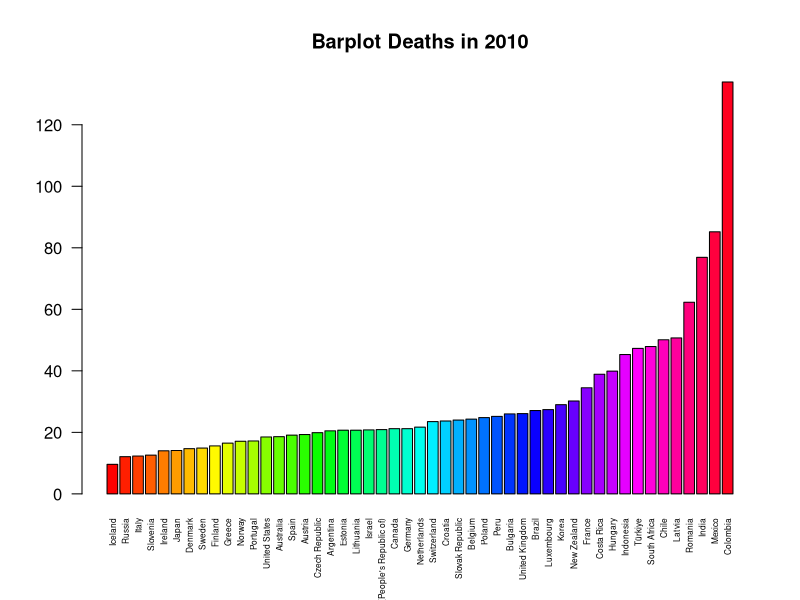
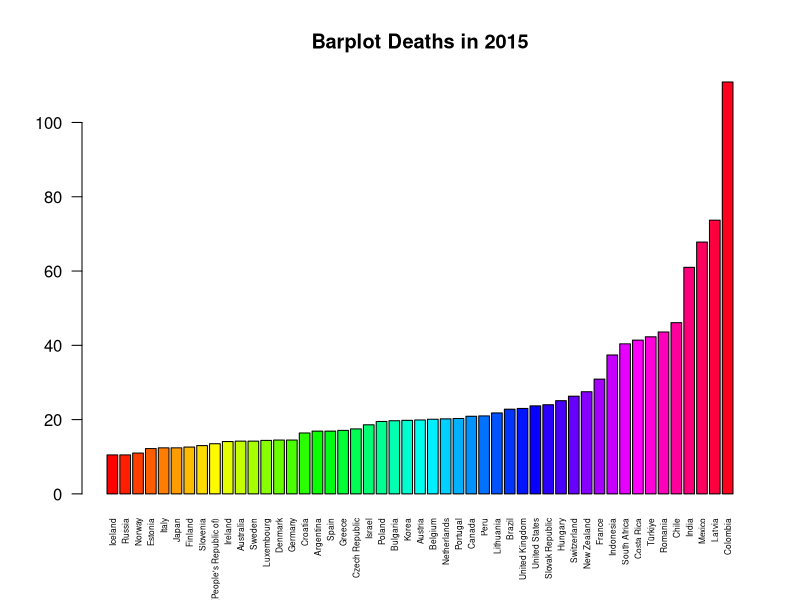
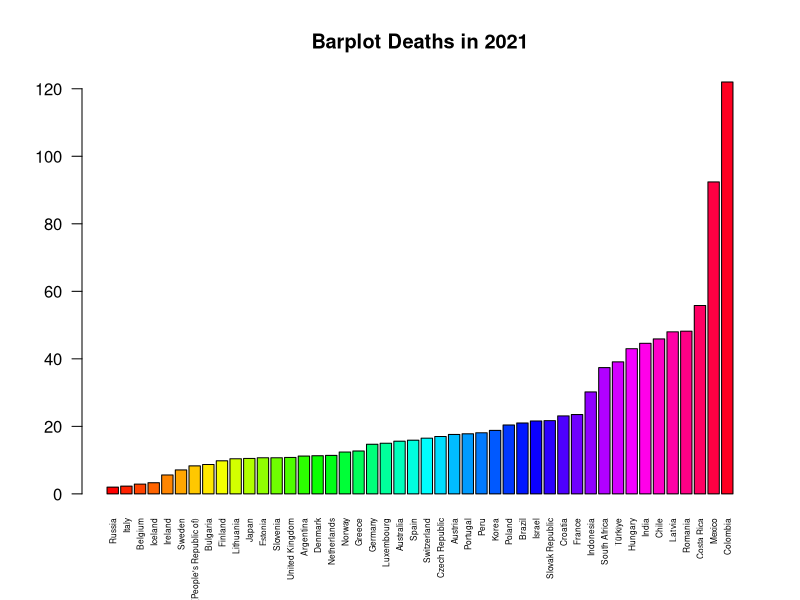
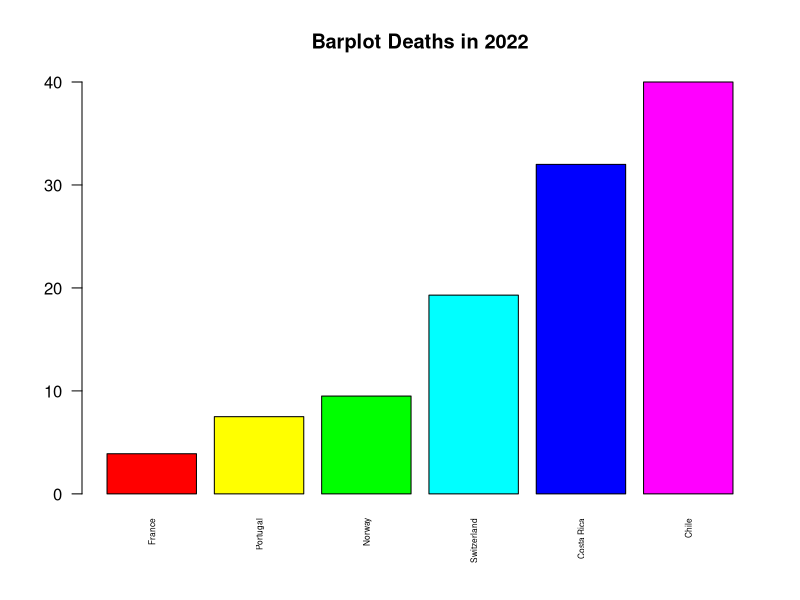
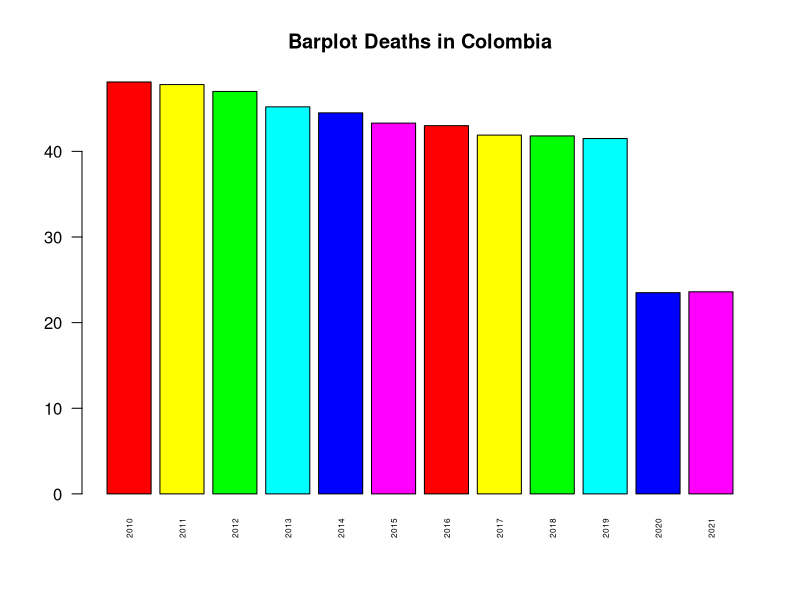
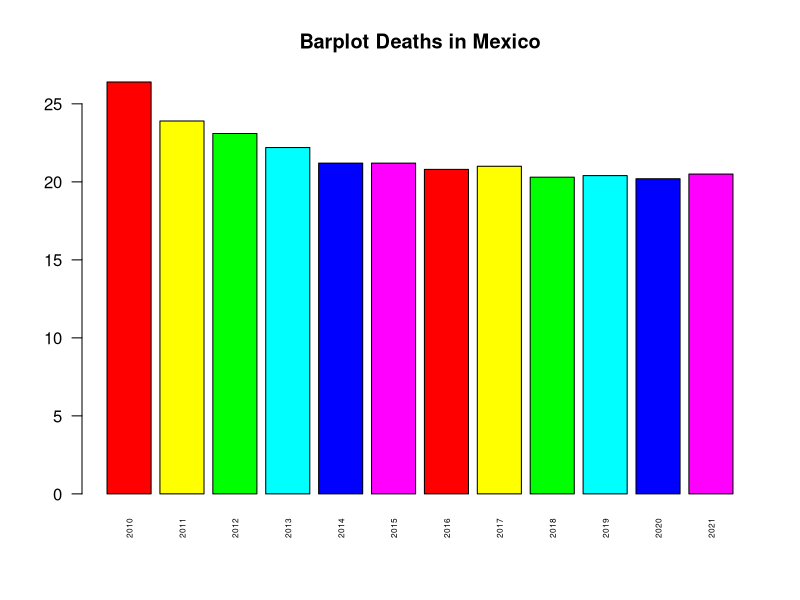
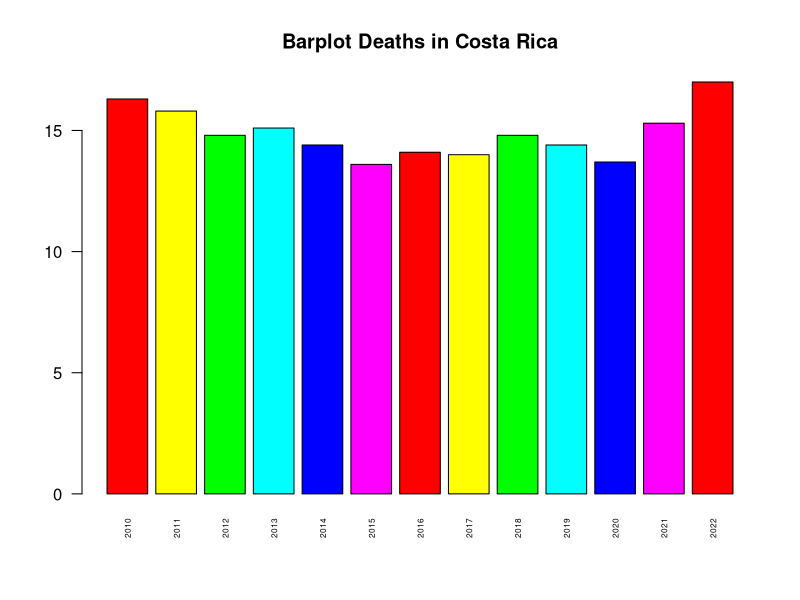
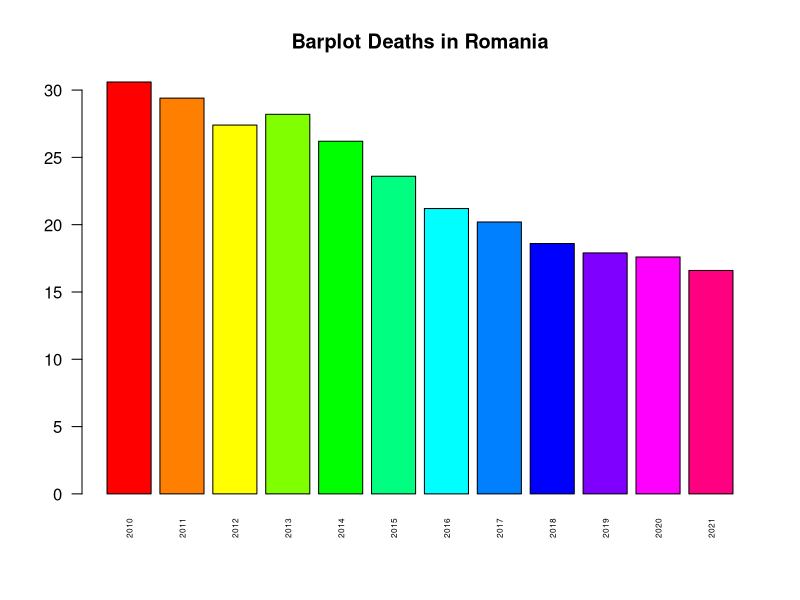

Recreate these plots in R, in order.
library(dplyr)
library(readxl)

data <- read_xlsx("Mortality.xlsx")
names(data)[names(data)=="Variable"] <- "Kind of death"

summary(data)

data_infant <- read_xlsx("Infant_Mortality.xlsx")

summary(data_infant)

#Aggregazione dati Morti per anno
#Barplot Deaths in 2010
subset_2010 <- subset(data_infant, data_infant["Year"]==2010)
deaths_2010 <- aggregate(Value ~ Country, data = subset_2010, FUN = sum)
deaths_ordered <- deaths_2010[order(deaths_2010$Value),]
barplot(deaths_ordered$Value,names.arg = deaths_ordered$Country, las=2, col=rainbow(length(deaths_ordered$Value)),cex.names = 0.5,main="Barplot Deaths in 2010")

#Barplot Deaths in 2015
subset_2015 <- subset(data_infant, data_infant["Year"]==2015)
deaths_2015 <- aggregate(Value ~ Country, data = subset_2015, FUN = sum)
deaths_ordered <- deaths_2015[order(deaths_2015$Value),]
barplot(deaths_ordered$Value,names.arg = deaths_ordered$Country, las=2, col=rainbow(length(deaths_ordered$Value)),cex.names = 0.5,main="Barplot Deaths in 2015")

#Barplot Deaths in 2021
subset_2021 <- subset(data_infant, data_infant["Year"]==2021)
deaths_2021 <- aggregate(Value ~ Country, data = subset_2021, FUN = sum)
deaths_ordered <- deaths_2021[order(deaths_2021$Value),]
barplot(deaths_ordered$Value,names.arg = deaths_ordered$Country, las=2, col=rainbow(length(deaths_ordered$Value)),cex.names = 0.5,main="Barplot Deaths in 2021")

#Barplot Deaths in 2022
subset_2022 <- subset(data_infant, data_infant["Year"]==2022)
deaths_2022 <- aggregate(Value ~ Country, data = subset_2022, FUN = sum)
deaths_ordered <- deaths_2022[order(deaths_2022$Value),]
barplot(deaths_ordered$Value,names.arg = deaths_ordered$Country, las=2, col=rainbow(length(deaths_ordered$Value)),cex.names = 0.5,main="Barplot Deaths in 2022")

#Barplot esempio ( visualizzare le morti della colombia per anno (divisi per masure che sono 3 ))
subset_Colombia <- subset(data_infant, data_infant["Country"]== "Colombia" & data_infant$Measure == "Deaths per 1 000 live births")
deaths_Colombia <- aggregate(Value ~ Year, data = subset_Colombia, FUN = sum)
#deaths_ordered <- deaths_Colombia[order(deaths_Colombia$Value),]
barplot(deaths_Colombia$Value,names.arg = deaths_Colombia$Year, las=2, col=rainbow(length(deaths_ordered$Value)),cex.names = 0.5,main="Barplot Deaths in Colombia")

#Barplot esempio ( visualizzare le morti del Messico per anno (divisi per masure che sono 3 ))
subset_Messico <- subset(data_infant, data_infant["Country"]== "Mexico" & data_infant$Measure == "Deaths per 1 000 live births")
deaths_Messico <- aggregate(Value ~ Year, data = subset_Messico, FUN = sum)
#deaths_ordered <- deaths_Colombia[order(deaths_Colombia$Value),]
barplot(deaths_Messico$Value,names.arg = deaths_Messico$Year, las=2, col=rainbow(length(deaths_ordered$Value)),cex.names = 0.5,main="Barplot Deaths in Mexico") 

#Barplot esempio ( visualizzare le morti della Costa Rica per anno (divisi per masure che sono 3 ))
subset_CostaRica <- subset(data_infant, data_infant["Country"]== "Costa Rica" & data_infant$Measure == "Deaths per 1 000 live births")
deaths_CostaRica <- aggregate(Value ~ Year, data = subset_CostaRica, FUN = sum)
#deaths_ordered <- deaths_Colombia[order(deaths_Colombia$Value),]
barplot(deaths_CostaRica$Value,names.arg = deaths_CostaRica$Year, las=2, col=rainbow(length(deaths_ordered$Value)),cex.names = 0.5,main="Barplot Deaths in Costa Rica") 

#Barplot esempio ( visualizzare le morti della Romania per anno (divisi per masure che sono 3 ))
subset_Romania <- subset(data_infant, data_infant["Country"]== "Romania" & data_infant$Measure == "Deaths per 1 000 live births")
deaths_Romania <- aggregate(Value ~ Year, data = subset_Romania, FUN = sum)
#deaths_ordered <- deaths_Colombia[order(deaths_Colombia$Value),]
barplot(deaths_Romania$Value,names.arg = deaths_Romania$Year, las=2, col=rainbow(length(deaths_Romania$Value)),cex.names = 0.5,main="Barplot Deaths in Romania") 

#Barplot esempio ( visualizzare le morti della Latvia per anno (divisi per masure che sono 3 ))
subset_Latvia <- subset(data_infant, data_infant["Country"]== "Latvia" & data_infant$Measure == "Deaths per 1 000 live births")
deaths_Latvia <- aggregate(Value ~ Year, data = subset_Latvia, FUN = sum)
#deaths_ordered <- deaths_Colombia[order(deaths_Colombia$Value),]
barplot(deaths_Latvia$Value,names.arg = deaths_Latvia$Year, las=2, col=rainbow(length(deaths_Latvia$Value)),cex.names = 0.5,main="Barplot Deaths in Latvia") 

#Barplot esempio ( visualizzare le morti del Chile per anno (divisi per masure che sono 3 ))
subset_Chile <- subset(data_infant, data_infant["Country"]== "Chile" & data_infant$Measure == "Deaths per 1 000 live births")
deaths_Chile <- aggregate(Value ~ Year, data = subset_Chile, FUN = sum)
#deaths_ordered <- deaths_Colombia[order(deaths_Colombia$Value),]
barplot(deaths_Chile$Value,names.arg = deaths_Chile$Year, las=2, col=rainbow(length(deaths_Chile$Value)),cex.names = 0.5,main="Barplot Deaths in Chile") 

#Barplot esempio ( visualizzare le morti dell' India per anno (divisi per masure che sono 3 ))
subset_India <- subset(data_infant, data_infant["Country"]== "India" & data_infant$Measure == "Deaths per 1 000 live births")
deaths_India <- aggregate(Value ~ Year, data = subset_India, FUN = sum)
#deaths_ordered <- deaths_Colombia[order(deaths_Colombia$Value),]
barplot(deaths_India$Value,names.arg = deaths_India$Year, las=2, col=rainbow(length(deaths_India$Value)),cex.names = 0.5,main="Barplot Deaths in India") 

#Barplot esempio ( visualizzare le morti dell ' Ungaria per anno (divisi per masure che sono 3 ))
subset_Ungaria <- subset(data_infant, data_infant["Country"]== "Hungary" & data_infant$Measure == "Deaths per 1 000 live births")
deaths_Ungaria <- aggregate(Value ~ Year, data = subset_Ungaria, FUN = sum)
#deaths_ordered <- deaths_Colombia[order(deaths_Colombia$Value),]
barplot(deaths_Ungaria$Value,names.arg = deaths_Ungaria$Year, las=2, col=rainbow(length(deaths_Ungaria$Value)),cex.names = 0.5,main="Barplot Deaths in Hungary") 

#Barplot esempio ( visualizzare le morti del Türkiye per anno (divisi per masure che sono 3 ))
subset_Türkiye <- subset(data_infant, data_infant["Country"]== "Türkiye" & data_infant$Measure == "Deaths per 1 000 live births")
deaths_Türkiye <- aggregate(Value ~ Year, data = subset_Türkiye, FUN = sum)
#deaths_ordered <- deaths_Colombia[order(deaths_Colombia$Value),]
barplot(deaths_Türkiye$Value,names.arg = deaths_Türkiye$Year, las=2, col=rainbow(length(deaths_Türkiye$Value)),cex.names = 0.5,main="Barplot Deaths in Türkiye") 

#Barplot esempio ( visualizzare le morti del Sudafrica per anno (divisi per masure che sono 3 ))
subset_Sudafrica <- subset(data_infant, data_infant["Country"]== "South Africa" & data_infant$Measure == "Deaths per 1 000 live births")
deaths_Sudafrica <- aggregate(Value ~ Year, data = subset_Sudafrica, FUN = sum)
#deaths_ordered <- deaths_Colombia[order(deaths_Colombia$Value),]
barplot(deaths_Sudafrica$Value,names.arg = deaths_Sudafrica$Year, las=2, col=rainbow(length(deaths_Sudafrica$Value)),cex.names = 0.5,main="Barplot Deaths in South Africa") 

#Barplot esempio ( visualizzare le morti dell' Indonesia per anno (divisi per masure che sono 3 ))
subset_Indonesia <- subset(data_infant, data_infant["Country"]== "Indonesia" & data_infant$Measure == "Deaths per 1 000 live births")
deaths_Indonesia <- aggregate(Value ~ Year, data = subset_Indonesia, FUN = sum)
#deaths_ordered <- deaths_Colombia[order(deaths_Colombia$Value),]
barplot(deaths_Indonesia$Value,names.arg = deaths_Indonesia$Year, las=2, col=rainbow(length(deaths_Indonesia$Value)),cex.names = 0.5,main="Barplot Deaths in Indonesia") 

#Barplot esempio ( visualizzare le morti della Francia per anno (divisi per masure che sono 3 ))
subset_Francia <- subset(data_infant, data_infant["Country"]== "France" & data_infant$Measure == "Deaths per 1 000 live births")
deaths_Francia <- aggregate(Value ~ Year, data = subset_Francia, FUN = sum)
#deaths_ordered <- deaths_Colombia[order(deaths_Colombia$Value),]
barplot(deaths_Francia$Value,names.arg = deaths_Francia$Year, las=2, col=rainbow(length(deaths_Francia$Value)),cex.names = 0.5,main="Barplot Deaths in France") 

#Barplot esempio ( visualizzare le morti della Croazia per anno (divisi per masure che sono 3 ))
subset_Croazia <- subset(data_infant, data_infant["Country"]== "Croatia" & data_infant$Measure == "Deaths per 1 000 live births")
deaths_Croazia <- aggregate(Value ~ Year, data = subset_Croazia, FUN = sum)
#deaths_ordered <- deaths_Colombia[order(deaths_Colombia$Value),]
barplot(deaths_Croazia$Value,names.arg = deaths_Croazia$Year, las=2, col=rainbow(length(deaths_Croazia$Value)),cex.names = 0.5,main="Barplot Deaths in Croatia") 

#Barplot esempio ( visualizzare le morti della Republica Slovacca per anno (divisi per masure che sono 3 ))
subset_RepSlo <- subset(data_infant, data_infant["Country"]== "Slovak Republic" & data_infant$Measure == "Deaths per 1 000 live births")
deaths_RepSlo <- aggregate(Value ~ Year, data = subset_RepSlo, FUN = sum)
#deaths_ordered <- deaths_Colombia[order(deaths_Colombia$Value),]
barplot(deaths_RepSlo$Value,names.arg = deaths_RepSlo$Year, las=2, col=rainbow(length(deaths_RepSlo$Value)),cex.names = 0.5,main="Barplot Deaths in Slovak Republic") 

#Barplot esempio ( visualizzare le morti di Isdraele per anno (divisi per masure che sono 3 ))
subset_Isdraele <- subset(data_infant, data_infant["Country"]== "Israel" & data_infant$Measure == "Deaths per 1 000 live births")
deaths_Isdraele <- aggregate(Value ~ Year, data = subset_Isdraele, FUN = sum)
#deaths_ordered <- deaths_Colombia[order(deaths_Colombia$Value),]
barplot(deaths_Isdraele$Value,names.arg = deaths_Isdraele$Year, las=2, col=rainbow(length(deaths_Isdraele$Value)),cex.names = 0.5,main="Barplot Deaths in Israel") 

#Barplot esempio ( visualizzare le morti del Brasile per anno (divisi per masure che sono 3 ))
subset_Brasile <- subset(data_infant, data_infant["Country"]== "Brazil" & data_infant$Measure == "Deaths per 1 000 live births")
deaths_Brasile <- aggregate(Value ~ Year, data = subset_Brasile, FUN = sum)
#deaths_ordered <- deaths_Colombia[order(deaths_Colombia$Value),]
barplot(deaths_Brasile$Value,names.arg = deaths_Brasile$Year, las=2, col=rainbow(length(deaths_Brasile$Value)),cex.names = 0.5,main="Barplot Deaths in Brazil") 

#Barplot esempio ( visualizzare le morti della Polonia per anno (divisi per masure che sono 3 ))
subset_Polonia <- subset(data_infant, data_infant["Country"]== "Poland" & data_infant$Measure == "Deaths per 1 000 live births")
deaths_Polonia <- aggregate(Value ~ Year, data = subset_Polonia, FUN = sum)
#deaths_ordered <- deaths_Colombia[order(deaths_Colombia$Value),]
barplot(deaths_Polonia$Value,names.arg = deaths_Polonia$Year, las=2, col=rainbow(length(deaths_Polonia$Value)),cex.names = 0.5,main="Barplot Deaths in Poland") 

#Barplot esempio ( visualizzare le morti della Korea per anno (divisi per masure che sono 3 ))
subset_Korea <- subset(data_infant, data_infant["Country"]== "Korea" & data_infant$Measure == "Deaths per 1 000 live births")
deaths_Korea <- aggregate(Value ~ Year, data = subset_Korea, FUN = sum)
#deaths_ordered <- deaths_Colombia[order(deaths_Colombia$Value),]
barplot(deaths_Korea$Value,names.arg = deaths_Korea$Year, las=2, col=rainbow(length(deaths_Korea$Value)),cex.names = 0.5,main="Barplot Deaths in Korea") 

#Barplot esempio ( visualizzare le morti del Peru per anno (divisi per masure che sono 3 ))
subset_Peru <- subset(data_infant, data_infant["Country"]== "Peru" & data_infant$Measure == "Deaths per 1 000 live births")
deaths_Peru <- aggregate(Value ~ Year, data = subset_Peru, FUN = sum)
#deaths_ordered <- deaths_Colombia[order(deaths_Colombia$Value),]
barplot(deaths_Peru$Value,names.arg = deaths_Peru$Year, las=2, col=rainbow(length(deaths_Peru$Value)),cex.names = 0.5,main="Barplot Deaths in Peru") 

#Barplot esempio ( visualizzare le morti del Portogallo per anno (divisi per masure che sono 3 ))
subset_Portogallo <- subset(data_infant, data_infant["Country"]== "Portugal" & data_infant$Measure == "Deaths per 1 000 live births")
deaths_Portogallo <- aggregate(Value ~ Year, data = subset_Portogallo, FUN = sum)
#deaths_ordered <- deaths_Colombia[order(deaths_Colombia$Value),]
barplot(deaths_Portogallo$Value,names.arg = deaths_Portogallo$Year, las=2, col=rainbow(length(deaths_Portogallo$Value)),cex.names = 0.5,main="Barplot Deaths in Portugal") 

#Barplot esempio ( visualizzare le morti dell' Austria per anno (divisi per masure che sono 3 ))
subset_Austria <- subset(data_infant, data_infant["Country"]== "Austria" & data_infant$Measure == "Deaths per 1 000 live births")
deaths_Austria <- aggregate(Value ~ Year, data = subset_Austria, FUN = sum)
#deaths_ordered <- deaths_Colombia[order(deaths_Colombia$Value),]
barplot(deaths_Austria$Value,names.arg = deaths_Austria$Year, las=2, col=rainbow(length(deaths_Austria$Value)),cex.names = 0.5,main="Barplot Deaths in Austria") 

#Barplot esempio ( visualizzare le morti della Repubblica Ceca per anno (divisi per masure che sono 3 ))
subset_RepCez <- subset(data_infant, data_infant["Country"]== "Czech Republic" & data_infant$Measure == "Deaths per 1 000 live births")
deaths_RepCez <- aggregate(Value ~ Year, data = subset_RepCez, FUN = sum)
#deaths_ordered <- deaths_Colombia[order(deaths_Colombia$Value),]
barplot(deaths_RepCez$Value,names.arg = deaths_RepCez$Year, las=2, col=rainbow(length(deaths_RepCez$Value)),cex.names = 0.5,main="Barplot Deaths in Czech Republic") 

#Barplot esempio ( visualizzare le morti della Svizzera per anno (divisi per masure che sono 3 ))
subset_Svizzera <- subset(data_infant, data_infant["Country"]== "Switzerland" & data_infant$Measure == "Deaths per 1 000 live births")
deaths_Svizzera <- aggregate(Value ~ Year, data = subset_Svizzera, FUN = sum)
#deaths_ordered <- deaths_Colombia[order(deaths_Colombia$Value),]
barplot(deaths_Svizzera$Value,names.arg = deaths_Svizzera$Year, las=2, col=rainbow(length(deaths_Svizzera$Value)),cex.names = 0.5,main="Barplot Deaths in Switzerland") 

#Barplot esempio ( visualizzare le morti della Spagna per anno (divisi per masure che sono 3 ))
subset_Spagna <- subset(data_infant, data_infant["Country"]== "Spain" & data_infant$Measure == "Deaths per 1 000 live births")
deaths_Spagna <- aggregate(Value ~ Year, data = subset_Spagna, FUN = sum)
#deaths_ordered <- deaths_Colombia[order(deaths_Colombia$Value),]
barplot(deaths_Spagna$Value,names.arg = deaths_Spagna$Year, las=2, col=rainbow(length(deaths_Spagna$Value)),cex.names = 0.5,main="Barplot Deaths in Spain") 

#Barplot esempio ( visualizzare le morti dell' Australia per anno (divisi per masure che sono 3 ))
subset_Australia <- subset(data_infant, data_infant["Country"]== "Australia" & data_infant$Measure == "Deaths per 1 000 live births")
deaths_Australia <- aggregate(Value ~ Year, data = subset_Australia, FUN = sum)
#deaths_ordered <- deaths_Colombia[order(deaths_Colombia$Value),]
barplot(deaths_Australia$Value,names.arg = deaths_Australia$Year, las=2, col=rainbow(length(deaths_Australia$Value)),cex.names = 0.5,main="Barplot Deaths in Australia") 

#Barplot esempio ( visualizzare le morti di Lussemburgo per anno (divisi per masure che sono 3 ))
subset_Lussemburgo <- subset(data_infant, data_infant["Country"]== "Luxembourg" & data_infant$Measure == "Deaths per 1 000 live births")
deaths_Lussemburgo <- aggregate(Value ~ Year, data = subset_Lussemburgo, FUN = sum)
#deaths_ordered <- deaths_Colombia[order(deaths_Colombia$Value),]
barplot(deaths_Lussemburgo$Value,names.arg = deaths_Lussemburgo$Year, las=2, col=rainbow(length(deaths_Lussemburgo$Value)),cex.names = 0.5,main="Barplot Deaths in Luxembourg") 

#Barplot esempio ( visualizzare le morti della Germania per anno (divisi per masure che sono 3 ))
subset_Germania <- subset(data_infant, data_infant["Country"]== "Germany" & data_infant$Measure == "Deaths per 1 000 live births")
deaths_Germania <- aggregate(Value ~ Year, data = subset_Germania, FUN = sum)
#deaths_ordered <- deaths_Colombia[order(deaths_Colombia$Value),]
barplot(deaths_Germania$Value,names.arg = deaths_Germania$Year, las=2, col=rainbow(length(deaths_Germania$Value)),cex.names = 0.5,main="Barplot Deaths in Germany") 

#Barplot esempio ( visualizzare le morti della Grecia per anno (divisi per masure che sono 3 ))
subset_Grecia <- subset(data_infant, data_infant["Country"]== "Greece" & data_infant$Measure == "Deaths per 1 000 live births")
deaths_Grecia <- aggregate(Value ~ Year, data = subset_Grecia, FUN = sum)
#deaths_ordered <- deaths_Colombia[order(deaths_Colombia$Value),]
barplot(deaths_Grecia$Value,names.arg = deaths_Grecia$Year, las=2, col=rainbow(length(deaths_Grecia$Value)),cex.names = 0.5,main="Barplot Deaths in Greece") 

#Barplot esempio ( visualizzare le morti della Norvegia per anno (divisi per masure che sono 3 ))
subset_Norvegia <- subset(data_infant, data_infant["Country"]== "Norway" & data_infant$Measure == "Deaths per 1 000 live births")
deaths_Norvegia <- aggregate(Value ~ Year, data = subset_Norvegia, FUN = sum)
#deaths_ordered <- deaths_Colombia[order(deaths_Colombia$Value),]
barplot(deaths_Norvegia$Value,names.arg = deaths_Norvegia$Year, las=2, col=rainbow(length(deaths_Norvegia$Value)),cex.names = 0.5,main="Barplot Deaths in Norway") 

#Barplot esempio ( visualizzare le morti di Netherlands per anno (divisi per masure che sono 3 ))
subset_Netherland <- subset(data_infant, data_infant["Country"]== "Netherlands" & data_infant$Measure == "Deaths per 1 000 live births")
deaths_Netherlands <- aggregate(Value ~ Year, data = subset_Netherland, FUN = sum)
#deaths_ordered <- deaths_Colombia[order(deaths_Colombia$Value),]
barplot(deaths_Netherlands$Value,names.arg = deaths_Netherlands$Year, las=2, col=rainbow(length(deaths_Netherlands$Value)),cex.names = 0.5,main="Barplot Deaths in Netherlands") 

#Barplot esempio ( visualizzare le morti di Denmark per anno (divisi per masure che sono 3 ))
subset_Danimarca <- subset(data_infant, data_infant["Country"]== "Denmark" & data_infant$Measure == "Deaths per 1 000 live births")
deaths_Danimarca <- aggregate(Value ~ Year, data = subset_Danimarca, FUN = sum)
#deaths_ordered <- deaths_Colombia[order(deaths_Colombia$Value),]
barplot(deaths_Danimarca$Value,names.arg = deaths_Danimarca$Year, las=2, col=rainbow(length(deaths_Danimarca$Value)),cex.names = 0.5,main="Barplot Deaths in Denmark") 

#Barplot esempio ( visualizzare le morti dell' Argentina per anno (divisi per masure che sono 3 ))
subset_Argentina <- subset(data_infant, data_infant["Country"]== "Argentina" & data_infant$Measure == "Deaths per 1 000 live births")
deaths_Argentina <- aggregate(Value ~ Year, data = subset_Argentina, FUN = sum)
#deaths_ordered <- deaths_Colombia[order(deaths_Colombia$Value),]
barplot(deaths_Argentina$Value,names.arg = deaths_Argentina$Year, las=2, col=rainbow(length(deaths_Argentina$Value)),cex.names = 0.5,main="Barplot Deaths in Argentina") 

#Barplot esempio ( visualizzare le morti del Regno Unito per anno (divisi per masure che sono 3 ))
subset_UK <- subset(data_infant, data_infant["Country"]== "United Kingdom" & data_infant$Measure == "Deaths per 1 000 live births")
deaths_UK <- aggregate(Value ~ Year, data = subset_UK, FUN = sum)
#deaths_ordered <- deaths_Colombia[order(deaths_Colombia$Value),]
barplot(deaths_UK$Value,names.arg = deaths_UK$Year, las=2, col=rainbow(length(deaths_UK$Value)),cex.names = 0.5,main="Barplot Deaths in United Kingdom") 

#Barplot esempio ( visualizzare le morti della Slovenia per anno (divisi per masure che sono 3 ))
subset_Slovenia <- subset(data_infant, data_infant["Country"]== "Slovenia" & data_infant$Measure == "Deaths per 1 000 live births")
deaths_Slovenia <- aggregate(Value ~ Year, data = subset_Slovenia, FUN = sum)
#deaths_ordered <- deaths_Colombia[order(deaths_Colombia$Value),]
barplot(deaths_Slovenia$Value,names.arg = deaths_Slovenia$Year, las=2, col=rainbow(length(deaths_Slovenia$Value)),cex.names = 0.5,main="Barplot Deaths in Slovenia") 

#Barplot esempio ( visualizzare le morti dell' Estonia per anno (divisi per masure che sono 3 ))
subset_Estonia <- subset(data_infant, data_infant["Country"]== "Estonia" & data_infant$Measure == "Deaths per 1 000 live births")
deaths_Estonia <- aggregate(Value ~ Year, data = subset_Estonia, FUN = sum)
#deaths_ordered <- deaths_Colombia[order(deaths_Colombia$Value),]
barplot(deaths_Estonia$Value,names.arg = deaths_Estonia$Year, las=2, col=rainbow(length(deaths_Estonia$Value)),cex.names = 0.5,main="Barplot Deaths in Estonia") 

#Barplot esempio ( visualizzare le morti del Giappone per anno (divisi per masure che sono 3 ))
subset_Giappone <- subset(data_infant, data_infant["Country"]== "Japan" & data_infant$Measure == "Deaths per 1 000 live births")
deaths_Giappone <- aggregate(Value ~ Year, data = subset_Giappone, FUN = sum)
#deaths_ordered <- deaths_Colombia[order(deaths_Colombia$Value),]
barplot(deaths_Giappone$Value,names.arg = deaths_Giappone$Year, las=2, col=rainbow(length(deaths_Giappone$Value)),cex.names = 0.5,main="Barplot Deaths in Japan") 

#Barplot esempio ( visualizzare le morti della Lituania per anno (divisi per masure che sono 3 ))
subset_Lituania <- subset(data_infant, data_infant["Country"]== "Lithuania" & data_infant$Measure == "Deaths per 1 000 live births")
deaths_Lituania <- aggregate(Value ~ Year, data = subset_Lituania, FUN = sum)
#deaths_ordered <- deaths_Colombia[order(deaths_Colombia$Value),]
barplot(deaths_Lituania$Value,names.arg = deaths_Lituania$Year, las=2, col=rainbow(length(deaths_Lituania$Value)),cex.names = 0.5,main="Barplot Deaths in Lithuania") 

#Barplot esempio ( visualizzare le morti della Finlandia per anno (divisi per masure che sono 3 ))
subset_Finlandia <- subset(data_infant, data_infant["Country"]== "Finland" & data_infant$Measure == "Deaths per 1 000 live births")
deaths_Finlandia <- aggregate(Value ~ Year, data = subset_Finlandia, FUN = sum)
#deaths_ordered <- deaths_Colombia[order(deaths_Colombia$Value),]
barplot(deaths_Finlandia$Value,names.arg = deaths_Finlandia$Year, las=2, col=rainbow(length(deaths_Finlandia$Value)),cex.names = 0.5,main="Barplot Deaths in Finland") 

#Barplot esempio ( visualizzare le morti della Bulgaria per anno (divisi per masure che sono 3 ))
subset_Bulagria <- subset(data_infant, data_infant["Country"]== "Bulgaria" & data_infant$Measure == "Deaths per 1 000 live births")
deaths_Bulgaria <- aggregate(Value ~ Year, data = subset_Bulagria, FUN = sum)
#deaths_ordered <- deaths_Colombia[order(deaths_Colombia$Value),]
barplot(deaths_Bulgaria$Value,names.arg = deaths_Bulgaria$Year, las=2, col=rainbow(length(deaths_Bulgaria$Value)),cex.names = 0.5,main="Barplot Deaths in Bulgaria")

#Barplot esempio ( visualizzare le morti della Svezia per anno (divisi per masure che sono 3 ))
subset_Svezia <- subset(data_infant, data_infant["Country"]== "Sweden" & data_infant$Measure == "Deaths per 1 000 live births")
deaths_Svezia <- aggregate(Value ~ Year, data = subset_Giappone, FUN = sum)
#deaths_ordered <- deaths_Colombia[order(deaths_Colombia$Value),]
barplot(deaths_Svezia$Value,names.arg = deaths_Svezia$Year, las=2, col=rainbow(length(deaths_Svezia$Value)),cex.names = 0.5,main="Barplot Deaths in Sweden") 

#Barplot esempio ( visualizzare le morti dell' Irlanda per anno (divisi per masure che sono 3 ))
subset_Irlanda <- subset(data_infant, data_infant["Country"]== "Ireland" & data_infant$Measure == "Deaths per 1 000 live births")
deaths_Irlanda <- aggregate(Value ~ Year, data = subset_Irlanda, FUN = sum)
#deaths_ordered <- deaths_Colombia[order(deaths_Colombia$Value),]
barplot(deaths_Irlanda$Value,names.arg = deaths_Irlanda$Year, las=2, col=rainbow(length(deaths_Irlanda$Value)),cex.names = 0.5,main="Barplot Deaths in Ireland") 

#Barplot esempio ( visualizzare le morti dell' Iceland per anno (divisi per masure che sono 3 ))
subset_Iceland <- subset(data_infant, data_infant["Country"]== "Iceland" & data_infant$Measure == "Deaths per 1 000 live births")
deaths_Iceland <- aggregate(Value ~ Year, data = subset_Iceland, FUN = sum)
#deaths_ordered <- deaths_Colombia[order(deaths_Colombia$Value),]
barplot(deaths_Iceland$Value,names.arg = deaths_Iceland$Year, las=2, col=rainbow(length(deaths_Iceland$Value)),cex.names = 0.5,main="Barplot Deaths in Iceland") 

#Barplot esempio ( visualizzare le morti del Belgio per anno (divisi per masure che sono 3 ))
subset_Belgio <- subset(data_infant, data_infant["Country"]== "Belgium" & data_infant$Measure == "Deaths per 1 000 live births")
deaths_Belgio <- aggregate(Value ~ Year, data = subset_Belgio, FUN = sum)
#deaths_ordered <- deaths_Colombia[order(deaths_Colombia$Value),]
barplot(deaths_Belgio$Value,names.arg = deaths_Belgio$Year, las=2, col=rainbow(length(deaths_Belgio$Value)),cex.names = 0.5,main="Barplot Deaths in Belgium") 

#Barplot esempio ( visualizzare le morti dell' Italia per anno (divisi per masure che sono 3 ))
subset_Italia <- subset(data_infant, data_infant["Country"]== "Italy" & data_infant$Measure == "Deaths per 1 000 live births")
deaths_Italia <- aggregate(Value ~ Year, data = subset_Italia, FUN = sum)
#deaths_ordered <- deaths_Colombia[order(deaths_Colombia$Value),]
barplot(deaths_Italia$Value,names.arg = deaths_Italia$Year, las=2, col=rainbow(length(deaths_Italia$Value)),cex.names = 0.5,main="Barplot Deaths in Italy") 

#Barplot esempio ( visualizzare le morti della Russia per anno (divisi per masure che sono 3 ))
subset_Russia <- subset(data_infant, data_infant["Country"]== "Russia" & data_infant$Measure == "Deaths per 1 000 live births")
deaths_Russia <- aggregate(Value ~ Year, data = subset_Russia, FUN = sum)
#deaths_ordered <- deaths_Colombia[order(deaths_Colombia$Value),]
barplot(deaths_Russia$Value,names.arg = deaths_Russia$Year, las=2, col=rainbow(length(deaths_Russia$Value)),cex.names = 0.5,main="Barplot Deaths in Russia") 

#Barplot per più morti per stato lungo tutto l'arco temporale di un tipo di morte, ossia Infant mortality, No minimum threshold... (2010-2022)
subset_temp <- subset(data_infant, data_infant["Variable"]== "Infant mortality, No minimum threshold of gestation period or birthweight"  )
deaths_total <- aggregate(Value ~ Country, data = subset_temp, FUN = sum)
barplot(deaths_total$Value,names.arg = deaths_total$Country, las=2, col=rainbow(length(deaths_total$Value)),cex.names = 0.5,main="Barplot for countries with fixed death type  ") 

#Barplot per più morti per stato lungo tutto l'arco temporale di un tipo di morte, ossia Infant mortality, No minimum threshold... (2019-2020)
subset_temp <- subset(data_infant, data_infant["Variable"]== "Infant mortality, No minimum threshold of gestation period or birthweight" & (data_infant$Year == 2019 | data_infant$Year == 2020) )
deaths_total <- aggregate(Value ~ Country, data = subset_temp, FUN = sum)
barplot(deaths_total$Value,names.arg = deaths_total$Country, las=2, col=rainbow(length(deaths_total$Value)),cex.names = 0.5,main="Barplot for countries with fixed death type  ") 

#Barplot per più morti per stato lungo tutto l'arco temporale di un tipo di morte, ossia Infant mortality, No minimum threshold... (tutti gli altri anni)
subset_temp <- subset(data_infant, data_infant["Variable"]== "Infant mortality, No minimum threshold of gestation period or birthweight" & (data_infant$Year != 2019 | data_infant$Year != 2020) )
deaths_total <- aggregate(Value ~ Country, data = subset_temp, FUN = sum)
barplot(deaths_total$Value,names.arg = deaths_total$Country, las=2, col=rainbow(length(deaths_total$Value)),cex.names = 0.5,main="Barplot for countries with fixed death type  ") 

